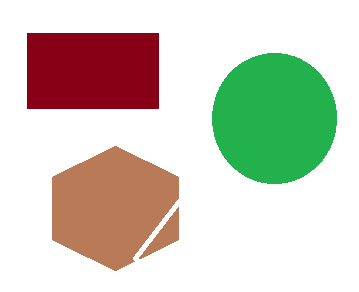
#> input picture Counting Objects/TestIMage.png, 359 x 292 px
$ jupyter execute --allow-errors 'counting objects.ipynb'
#> lines starting #> are read from the running program, lines starting #| are printed output that depends on the picture; after the words box and inside, x2 and y2 are one past the last pixel; in counts of white or black regions, pixels touching at a corner belong together
#> further down, img is the input picture: shape (292, 359, 3); mean R, G, B 208.8, 206.3, 192.1
[cell 1]
import numpy as np
import matplotlib.pyplot as plt
from skimage import io,color

[cell 2]
def to_grayscale(img):
    R=img[:,:,0]
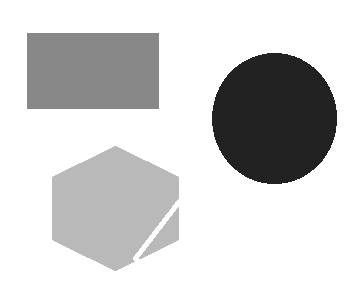
#> R: shape (292, 359); min 34, max 255, mean 208.8
    G=img[:,:,1]
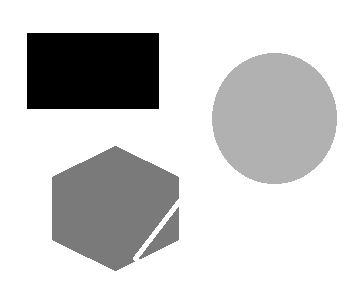
#> G: shape (292, 359); min 0, max 255, mean 206.3
    B=img[:,:,2]
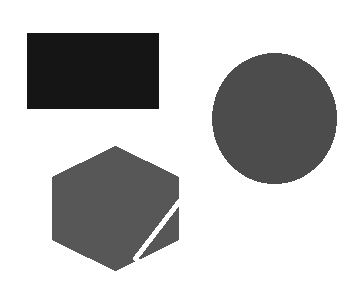
#> B: shape (292, 359); min 21, max 255, mean 192.1
    gray=((0.3 * R) + (0.59 * G) + (0.11 * B)).astype(np.int32)
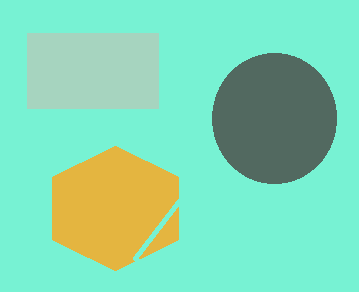
#> gray: shape (292, 359) int32; 4 distinct labels, from 43 to 255; one colour per label, 0 black
    return gray

[cell 3]
img = io.imread('TestIMage.png')

[cell 4]
img=to_grayscale(img)

[cell 5]
img.shape
#> Out = (292, 359)

[cell 6]
for i in range(img.shape[0]):
    for j in range(img.shape[1]):
        if(img[i][j]!=255):
            img[i][j]=0
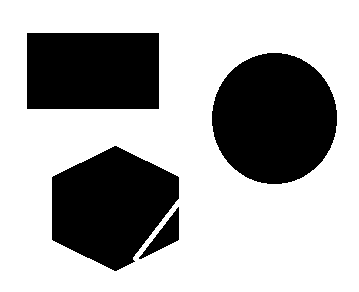
#> img: shape (292, 359) int32; 67.1% white; 4 black regions, box (x1, y1, x2, y2) and area: (212, 53, 337, 184) 12855, (52, 146, 179, 271) 10891, (27, 33, 159, 109) 10032, (139, 207, 179, 259) 715

[cell 7]
plt.imshow(img,cmap='gray')

[cell 8]
def right(i,j,img2,count):
    increment=j+1
    while(True):
        if((img2[i][increment]!=0) or increment>=img2.shape[1]):
            break
        img2[i][increment]=count
        increment+=1

[cell 9]
def left(i,j,img2,count):
    decrement=j-1
    while(True):
        if((img2[i][decrement]!=0) or decrement<0):
            break
        img2[i][decrement]=count
        decrement-=1

[cell 10]
def top(i,j,img2,count):
    decrement=i-1
    while(True):
        if((img2[decrement][j]!=0) or decrement<0):
            break
        img2[decrement][j]=count
        decrement-=1

[cell 11]
def bottom(i,j,img2,count):
    increment=i+1
    while(True):
        if((img2[increment][j]!=0) or increment>=img2.shape[0]):
            break
        img2[increment][j]=count
        increment+=1

[cell 12]
def explore(i,j,img2,count):
    img2[i][j]=count
    right(i,j,img2,count)
    left (i,j,img2,count)

    if((img2[i-1][j-1] not in counter) and (img2[i-1][j-1]==0)):
        explore(i-1,j-1,img2,count)

    if((img2[i-1][j] not in counter) and img2[i-1][j]==0):
        explore(i-1,j,img2,count)

    if((img2[i-1][j+1] not in counter) and img2[i-1][j+1]==0):
        explore(i-1,j+1,img2,count)

# [5 lines of commented-out code are left out]

    if((img2[i+1][j-1] not in counter) and img2[i+1][j-1]==0):
        explore(i+1,j-1,img2,count)

    if((img2[i+1][j] not in counter) and img2[i+1][j]==0):
        explore(i+1,j,img2,count)

    if((img2[i+1][j+1] not in counter) and img2[i+1][j+1]==0):
        explore(i+1,j+1,img2,count)
    else:
        return img2

[cell 13]
count=0
counter=list()
img2=np.copy(img)
img3=np.copy(img2)
#> (the rest of this cell did not finish here and is left out)

[cell 14]
counter

#> (a cell that did not finish here is left out)

[cell 16]
for i in range(img.shape[0]):
    for j in range(img.shape[1]):
        if(img3[i][j]==4):
            print(i,j)
